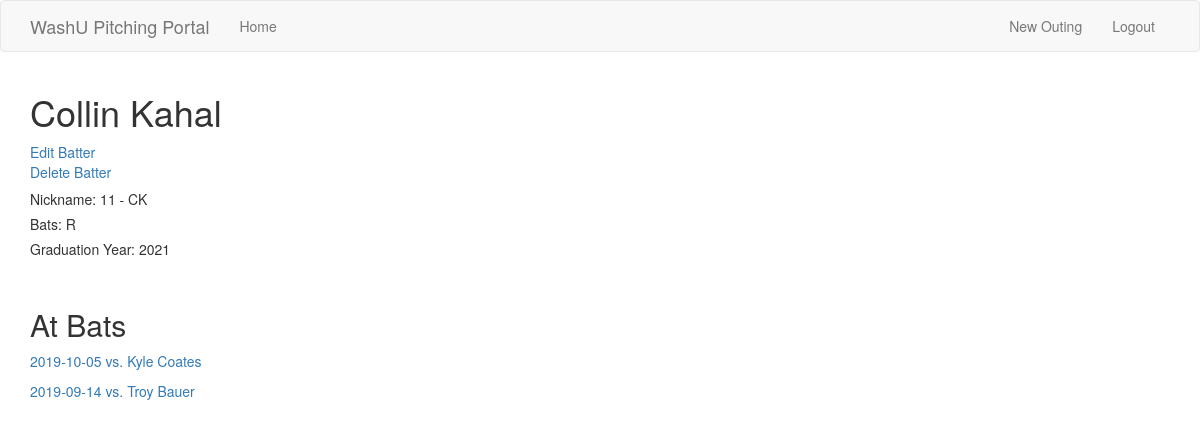
The page /batter/9 (signed in) on the database as committed earlier.
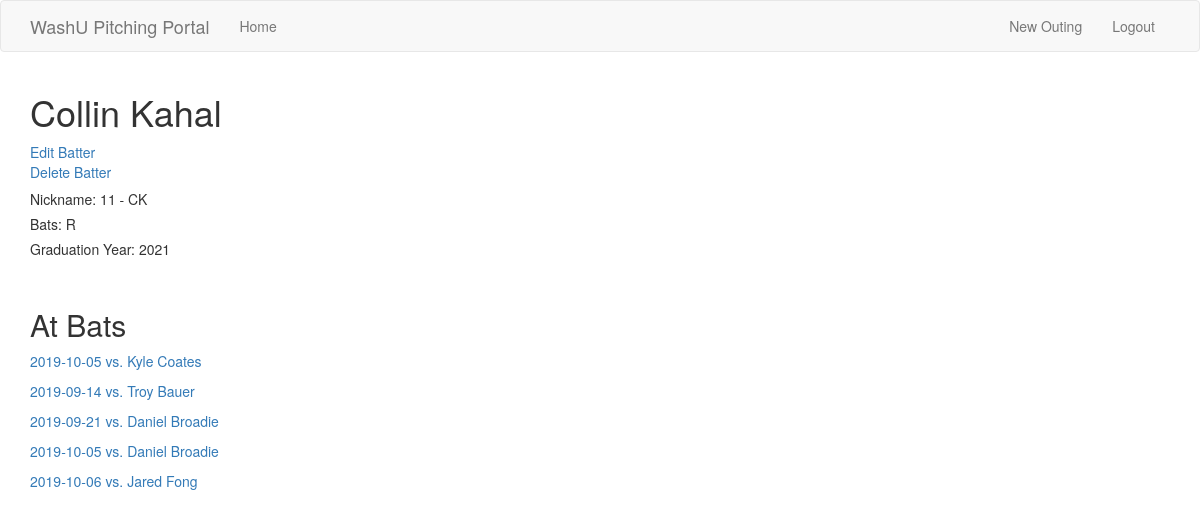
The same page on the database as committed later.
### app/models.py (models this page shows, shortened)
class AtBat(db.Model):
    id = db.Column(db.Integer, primary_key=True)
    batter_id = db.Column(db.Integer, db.ForeignKey('batter.id'), index=True)
    outing_id = db.Column(db.Integer, db.ForeignKey('outing.id'), index=True)
    pitches = db.relationship('Pitch', backref='at_bat', lazy='dynamic')
    def __repr__(self):
        outing = Outing.query.filter_by(id=self.outing_id).first()
        pitcher = User.query.filter_by(id=outing.user_id).first()
        date = outing.date
        return f"{date} vs. {pitcher}"

class Outing(db.Model):
    id = db.Column(db.Integer, primary_key=True)
    date = db.Column(db.Date, index=True)
    opponent_id = db.Column(db.Integer,
                            db.ForeignKey('opponent.id'),
                            index=True)
    user_id = db.Column(db.Integer, db.ForeignKey('user.id'), index=True)
    season_id = db.Column(db.Integer, db.ForeignKey('season.id'), index=True)
    at_bats = db.relationship('AtBat', backref='outing', lazy='dynamic')

class User(UserMixin, db.Model):
    id = db.Column(db.Integer, primary_key=True)
    admin = db.Column(db.Boolean, index=True)
    username = db.Column(db.String(64), index=True, unique=True)
    email = db.Column(db.String(120), index=True, unique=True)
    password_hash = db.Column(db.String(128))
    firstname = db.Column(db.String(64))
    lastname = db.Column(db.String(64))
    grad_year = db.Column(db.String(8), index=True)
    throws = db.Column(db.String(8), index=True)
    outings = db.relationship('Outing', backref='pitcher', lazy='dynamic')
    def __repr__(self):
        return f'{self.firstname} {self.lastname}'

### app/routes.py (the view)
@app.route('/batter/<id>', methods=['GET', 'POST'])
@login_required
def batter(id):
    batter = Batter.query.filter_by(id=id).first()
    if not batter:
        flash("URL does not exist")
        return redirect(url_for('index'))
    return render_template('opponent/batter.html',
                           title=batter,
                           batter=batter)

### app/models.py (called while the page is built)
@login.user_loader
def load_user(id):
    return User.query.get(int(id))

    def __repr__(self):
        return self.short_name

### app/templates/opponent/batter.html
{% extends "base.html" %}
{% block app_content %}
    <h1>{{ batter.name }}</h1>
    <a href="{{ url_for('edit_batter', id=batter.id) }}">Edit Batter</a> <br>
    <a href="{{ url_for('delete_batter', id=batter.id) }}">Delete Batter</a>
    <h5>Nickname: {{ batter.short_name }}</h5>
    <h5>Bats: {{ batter.bats }}</h5>
    <h5>Graduation Year: {{ batter.grad_year }}</h5>
    <br>
    <h2>At Bats</h2>
    <div>
        {% for at_bat in batter.at_bats %}
        <p>
            <a href="#">{{ at_bat }}</a>
        </p>
        {% endfor %}
    </div>
{% endblock %}

Rows that differ between the two databases and show on the page:
added AtBat: outing.lastname "2019-09-21 vs. Daniel Broadie"
added AtBat: outing.lastname "2019-10-05 vs. Daniel Broadie"
added AtBat: outing.lastname "2019-10-06 vs. Jared Fong"
